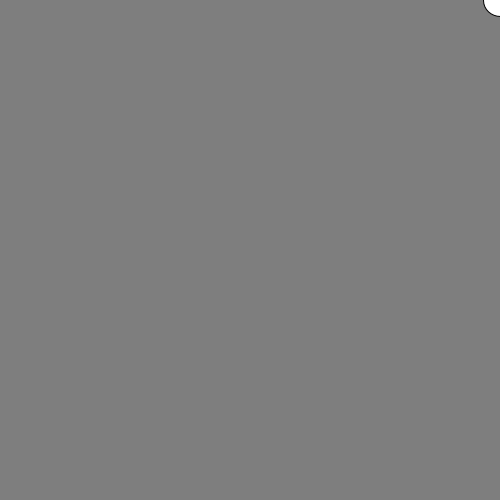
Frame 1 (no input)
Frame 60 (the mouse pressed at the canvas centre just before this capture): identical to frame 1, image omitted
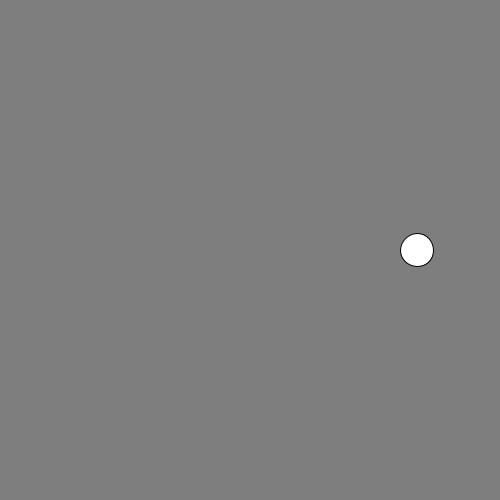
Frame 120 (the mouse held since frame 60 and released just before this capture)

The Processing sketch that drew these frames (run headless with seeded random() and noise(); from frame 60 on, the mouse is pressed at the canvas centre):

// Processing sketch: sketch_140324a
// ── sketch_140324a.pde
void setup() { 
  size(500,500); 
  smooth(); 
  //noStroke();
}

void draw() { 
  background(126); 
  ellipse(width-mouseX/3,mouseY, 
  33,33);
}
